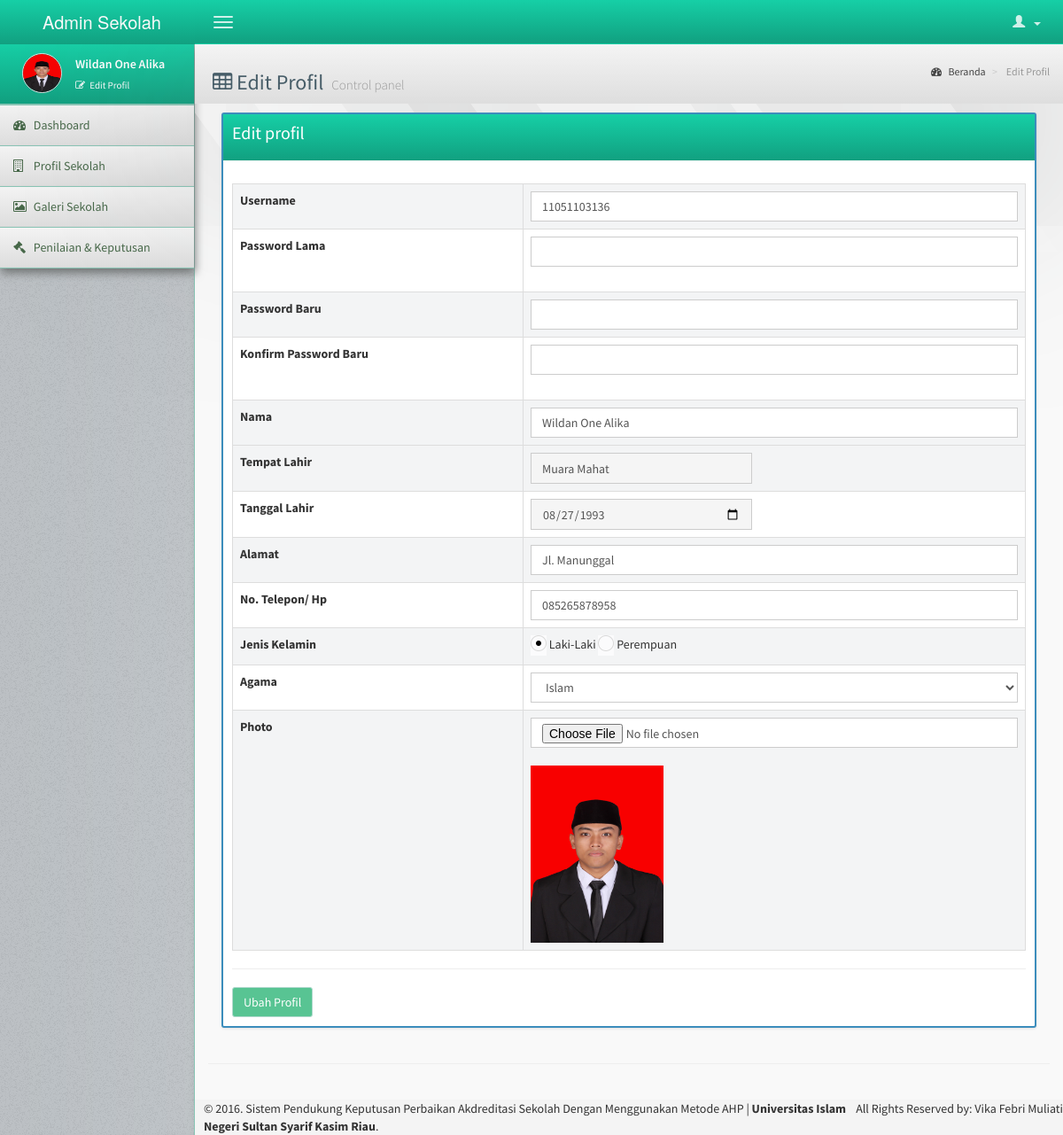
Screenshot of /index2.php?modul=edit_profil&aksi=edit_profil (signed in) with the database file from the repository.
### tables this page shows
CREATE TABLE IF NOT EXISTS `admin_sekolah` (
  `nip` varchar(18) NOT NULL,
  `nama` varchar(35) NOT NULL,
  `tempat_lahir` varchar(20) NOT NULL,
  `tanggal_lahir` date NOT NULL,
  `alamat` varchar(50) NOT NULL,
  `nomor_telepon` varchar(13) NOT NULL,
  `jenis_kelamin` varchar(9) NOT NULL,
  `agama` varchar(10) NOT NULL,
  `photo` text NOT NULL,
  `id_sekolah` varchar(10) NOT NULL,
  PRIMARY KEY (`nip`)
);

### modul/setting/edit_profil/edit_profil.php (the view, shortened to what this page needs)
<?php
$modul=isset($_GET['aksi']) ?$_GET['aksi'] : '';
include 'lib/fungsi.php';
switch ($modul) {
	case "edit_profil";
	$sql_password = "select password from hak_akses where id = '$_SESSION[id]'";
	$run_password = mysql_query($sql_password);
	$data_password = mysql_fetch_array($run_password);
	if ($_SESSION['status_login']=='Admin Sekolah') {
		$data = mysql_fetch_assoc(mysql_query("select a.*, b.*, c.* from admin_sekolah a, hak_akses b, sekolah c where a.nip = b.id and a.id_sekolah = c.id_sekolah and b.username='$_SESSION[nama_user_login]' and b.password='".$data_password['password']."'"));
	}
	echo '
		<div class="col-md-12">
			<form role="form" enctype="multipart/form-data" action="modul/setting/'.$_GET['modul'].'/aksi_'.$_GET['modul'].'.php?modul='.$_GET['modul'].'&aksi=edit" method="post">
				<div class="box box-primary">
					<div class="box-header">
					<h3 class="box-title">'.ucfirst(str_replace("_"," ",$_GET['modul'])).'</h3>
					 </div>
					 <div class="box-body">
						 <table class="table table-bordered table-striped">
							<tr>
							<div class="form-group">
								<td><label>Username</label></td>
								<td>
									<input type="hidden" class="form-control" name="id" value="'.$_SESSION['id'].'" readonly/>
									<input type="text" class="form-control" name="username_lama" value="'.$_SESSION['nama_user_login'].'"/>
								</td>
							</div>
							</tr>
							<tr>
							<div class="form-group">
								<td><label>Password Lama</label></td>
								<td>'.$data[''].'<input type="password" class="form-control" name="konfirm_password_lama" id="konfirm_password_lama" onkeyup="checkPasswordMatch();"><br></td>
							</div>
							</tr>
							<tr>
							<div class="form-group">
								<td><label>Password Baru</label></td>
								<td><input type="password" class="form-control" name="password_baru" id="password_baru""></td>
							</div>
							</tr>
							<tr>
							<div class="form-group">
								<td><label>Konfirm Password Baru</label></td>
								<td><input type="password" class="form-control" name="konfirm_password_baru" id="konfirm_password_baru" onkeyup="checkPasswordMatch2();"><br><div class="registrationFormAlert2" id="divCheckPasswordMatch2"></div></td>
							</div>
							</tr>
							<tr>
							<div class="form-group">
								<td><label>Nama</label></td>
								<td><input type="text" class="form-control" name="nama" value="'.$_SESSION['nama'].'"></td>
							</div>
							</tr>
							<tr>
							<tr>
							<div class="form-group">
								<td><label>Tempat Lahir</label></td>
								<td><input type="text" class="form-control progress horizontal" name="tempat_lahir" value="'.$data['tempat_lahir'].'" required/></td>
							</div>
							</tr>
							<tr>
							<div class="form-group">
								<td><label>Tanggal Lahir</label></td>
								<td><input type="date" class="form-control progress horizontal" name="tanggal_lahir" value="'.$data['tanggal_lahir'].'" required/></td>
							</div>
							</tr>
							<div class="form-group">
								<td><label>Alamat</label></td>
								<td><input type="text" class="form-control" name="alamat" value="'.$data['alamat'].'"></td>
							</div>
							</tr>
							<tr>
							<div class="form-group">
								<td><label>No. Telepon/ Hp</label></td>
								<td><input type="text" class="form-control" name="no_telp" value="'.$data['nomor_telepon'].'"></td>
							</div>
							</tr>
							<tr>
							<div class="form-group">
								<td><label>Jenis Kelamin</label></td>
								<td>
									<input type="radio" class="form-control" name="jenis_kelamin" value="Laki-Laki"'; if ($data['jenis_kelamin']=='Laki-Laki') {echo'checked';}echo'> Laki-Laki
									<input type="radio" class="form-control" name="jenis_kelamin" value="Perempuan"'; if ($data['jenis_kelamin']=='Perempuan') {echo'checked';}echo'> Perempuan
								</td>
							</div>
							</tr>
							<tr>
							<div class="form-group">
								<td><label>Agama</label></td>';
								echo'
								<td>
									<select name="agama" class="form-control" required/>
									<option selected value="'.$data['agama'].'">'.$data['agama'].'</option>';
									echo'
									</select>
								</td>
							</div>
							</tr>
							<tr>
							<div class="form-group">
								<td><label>Photo</label></td>
								<td>
									<input type="hidden" class="form-control" name="gambar_edit" value="'.$_SESSION['photo'].'">
									<input type="file" class="form-control" name="gambar"><br><img src="'.$_SESSION['photo'].'" style="width:150px; height:200px;">
								</td>
							</div>
							</tr>
						</table>
						<hr>
							<button type="submit" class="btn btn-success" id="edit" disabled>Ubah Profil</button>
			</form>
				</div>
			</div>
		</div>
	';
break;
}
?>

### rows the page displays
admin_sekolah: tempat_lahir "Muara Mahat", tanggal_lahir "08/27/1993", alamat "Jl. Manunggal", no_telp "085265878958", agama "Islam"

### other values shown
$_SESSION['status_login'] "Admin Sekolah"
$_SESSION['nama'] "Wildan One Alika"
str_replace("_"," ", $_GET['modul']) "Edit Profil"
str_replace("_"," ",$_GET['modul']) "Edit profil"
